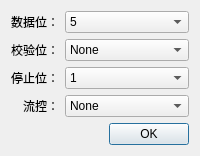
<?xml version="1.0" encoding="UTF-8"?>
<ui version="4.0">
 <class>PortSetBox</class>
 <widget class="QDialog" name="PortSetBox">
  <property name="geometry">
   <rect>
    <x>0</x>
    <y>0</y>
    <width>200</width>
    <height>145</height>
   </rect>
  </property>
  <property name="windowTitle">
   <string>端口参数设置</string>
  </property>
  <layout class="QGridLayout" name="gridLayout">
   <item row="0" column="0">
    <widget class="QLabel" name="label">
     <property name="text">
      <string>数据位：</string>
     </property>
     <property name="alignment">
      <set>Qt::AlignRight|Qt::AlignTrailing|Qt::AlignVCenter</set>
     </property>
    </widget>
   </item>
   <item row="0" column="1">
    <widget class="QComboBox" name="dataBitsBox">
     <item>
      <property name="text">
       <string>5</string>
      </property>
     </item>
     <item>
      <property name="text">
       <string>6</string>
      </property>
     </item>
     <item>
      <property name="text">
       <string>7</string>
      </property>
     </item>
     <item>
      <property name="text">
       <string>8</string>
      </property>
     </item>
    </widget>
   </item>
   <item row="1" column="0">
    <widget class="QLabel" name="label_2">
     <property name="text">
      <string>校验位：</string>
     </property>
     <property name="alignment">
      <set>Qt::AlignRight|Qt::AlignTrailing|Qt::AlignVCenter</set>
     </property>
    </widget>
   </item>
   <item row="1" column="1">
    <widget class="QComboBox" name="paritBox">
     <item>
      <property name="text">
       <string>None</string>
      </property>
     </item>
     <item>
      <property name="text">
       <string>Even</string>
      </property>
     </item>
     <item>
      <property name="text">
       <string>Odd</string>
      </property>
     </item>
     <item>
      <property name="text">
       <string>Space</string>
      </property>
     </item>
     <item>
      <property name="text">
       <string>Mark</string>
      </property>
     </item>
    </widget>
   </item>
   <item row="2" column="0">
    <widget class="QLabel" name="label_3">
     <property name="text">
      <string>停止位：</string>
     </property>
     <property name="alignment">
      <set>Qt::AlignRight|Qt::AlignTrailing|Qt::AlignVCenter</set>
     </property>
    </widget>
   </item>
   <item row="2" column="1">
    <widget class="QComboBox" name="stopBitsBox">
     <item>
      <property name="text">
       <string>1</string>
      </property>
     </item>
     <item>
      <property name="text">
       <string>1.5</string>
      </property>
     </item>
     <item>
      <property name="text">
       <string>2</string>
      </property>
     </item>
    </widget>
   </item>
   <item row="3" column="0">
    <widget class="QLabel" name="label_4">
     <property name="text">
      <string>流控：</string>
     </property>
     <property name="alignment">
      <set>Qt::AlignRight|Qt::AlignTrailing|Qt::AlignVCenter</set>
     </property>
    </widget>
   </item>
   <item row="3" column="1">
    <widget class="QComboBox" name="flowControlBox">
     <item>
      <property name="text">
       <string>None</string>
      </property>
     </item>
     <item>
      <property name="text">
       <string>RTS/CTS</string>
      </property>
     </item>
     <item>
      <property name="text">
       <string>XON/XOFF</string>
      </property>
     </item>
    </widget>
   </item>
   <item row="4" column="1">
    <widget class="QDialogButtonBox" name="buttonBox">
     <property name="sizePolicy">
      <sizepolicy hsizetype="Preferred" vsizetype="Preferred">
       <horstretch>0</horstretch>
       <verstretch>0</verstretch>
      </sizepolicy>
     </property>
     <property name="orientation">
      <enum>Qt::Horizontal</enum>
     </property>
     <property name="standardButtons">
      <set>QDialogButtonBox::Ok</set>
     </property>
    </widget>
   </item>
  </layout>
 </widget>
 <resources>
  <include location="../resource/serialtool.qrc"/>
 </resources>
 <connections>
  <connection>
   <sender>buttonBox</sender>
   <signal>accepted()</signal>
   <receiver>PortSetBox</receiver>
   <slot>accept()</slot>
   <hints>
    <hint type="sourcelabel">
     <x>248</x>
     <y>254</y>
    </hint>
    <hint type="destinationlabel">
     <x>157</x>
     <y>274</y>
    </hint>
   </hints>
  </connection>
  <connection>
   <sender>buttonBox</sender>
   <signal>rejected()</signal>
   <receiver>PortSetBox</receiver>
   <slot>reject()</slot>
   <hints>
    <hint type="sourcelabel">
     <x>316</x>
     <y>260</y>
    </hint>
    <hint type="destinationlabel">
     <x>286</x>
     <y>274</y>
    </hint>
   </hints>
  </connection>
 </connections>
</ui>
